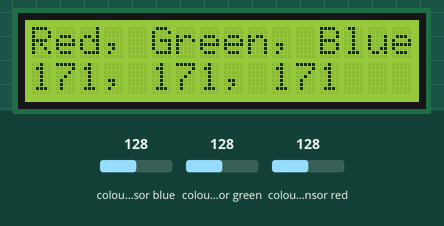
This sketch was run on a simulated Arduino Nano, built with avr-gcc and run on an emulated ATmega328P. Parts: 16×2 character LCD. Inputs (shaded band) come from the test bench; at power-on: colour sensor blue 128, colour sensor green 128, colour sensor red 128.

Above: at 1.2 s.
1.3 s: colour sensor blue set to 5
At 2.2 s:
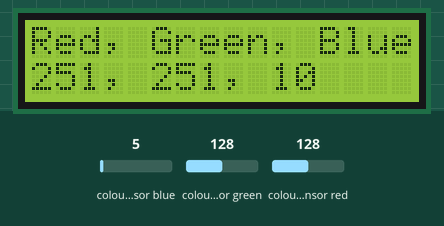
4.3 s: colour sensor green set to 5
At 5.5 s:
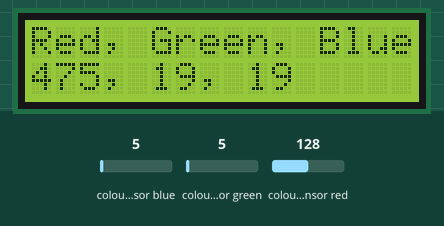
5.8 s: colour sensor red set to 64
At 6.4 s:
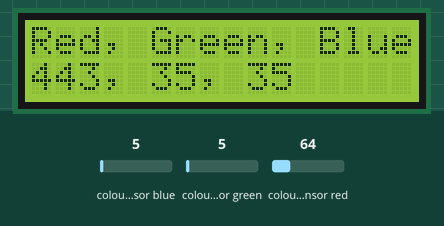
7.3 s: colour sensor red set to 5
At 8.2 s:
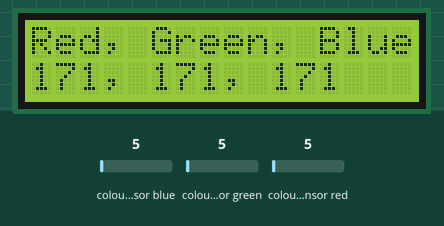
Timing chart, 0 to 9.8 s (numbered marks = the images above; inputs shaded):
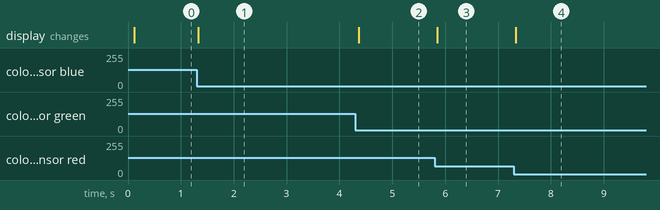

The sketch:

RGB_nano_16x2_Display.ino
```cpp
#include <Wire.h>
#include "Adafruit_TCS34725.h"
#include <LiquidCrystal.h>

/* Initialise with specific int time and gain values */
Adafruit_TCS34725 tcs = Adafruit_TCS34725(TCS34725_INTEGRATIONTIME_700MS, TCS34725_GAIN_1X);

/*
 Arduino Nano
 LCD RS -> nano D2
 LCD E -> nano D3
 LCD D4,D5,D6,D7 -> nano D4,D5,D6,D7
*/

// nano pins
LiquidCrystal lcd(2,3,4,5,6,7);

int final_red, final_green, final_blue;
float red, green, blue;

void setup() {
  // 16 columns x 2 rows
  lcd.begin(16,2);

  if (tcs.begin()) {
        lcd.print("Found sensor");
          lcd.display();
    } else {
        lcd.print("No TCS34725 found ... check your connections");
        lcd.display();
        while (1);
    }

    lcd.noDisplay();

}

void loop() {

  uint16_t r, g, b, c;


  lcd.display();
  //https://forums.adafruit.com/viewtopic.php?f=8&t=67795&sid=13941bdda4856aaf91e9951b0dc141f0&start=15
  tcs.getRawData(&r, &g, &b, &c);

 red = (float(r)/float(c)) * 255;
 green = (float(g) / float(c)) * 255;
 blue = (float(b) / float(c)) * 255;

 final_red = round(512 * (red / (red+green+blue)));
 final_green = round(512 * (green / (red+green+blue)));
 final_blue = round(512 * (blue / (red+green+blue)));

  String dispstring = final_red + String(", ")  + final_green + String(", ")  + final_blue;
  lcd.clear();
  lcd.print("Red, Green, Blue");
  lcd.setCursor(0,1);
  lcd.print(dispstring);
  lcd.display();
}
```

Measured:
- after the input at 1.3 s, the display: changes at once (image 1)
- after the input at 4.3 s, the display: changes after 0.06 s (image 2)
- after the input at 5.8 s, the display: changes after 0.05 s (image 3)
- after the input at 7.3 s, the display: changes at once (image 4)
